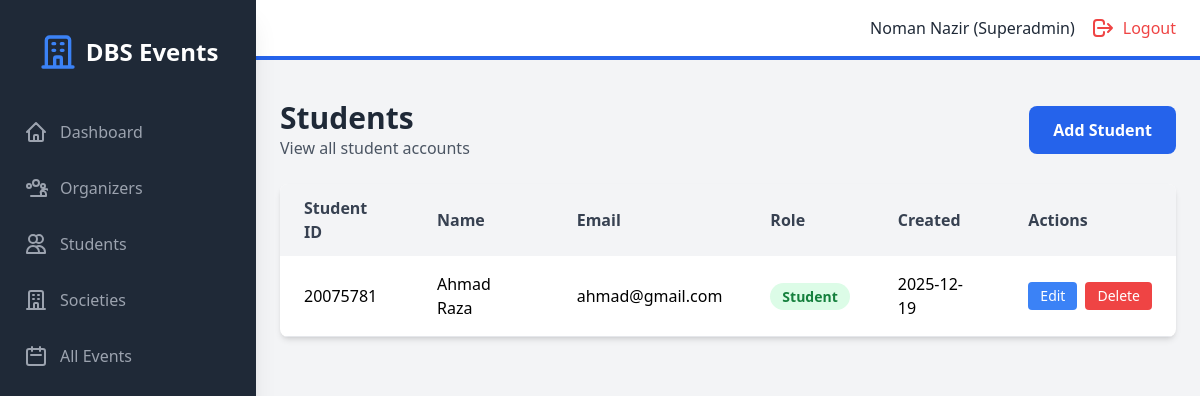
Before: /admin/students (signed in) with the older database file.
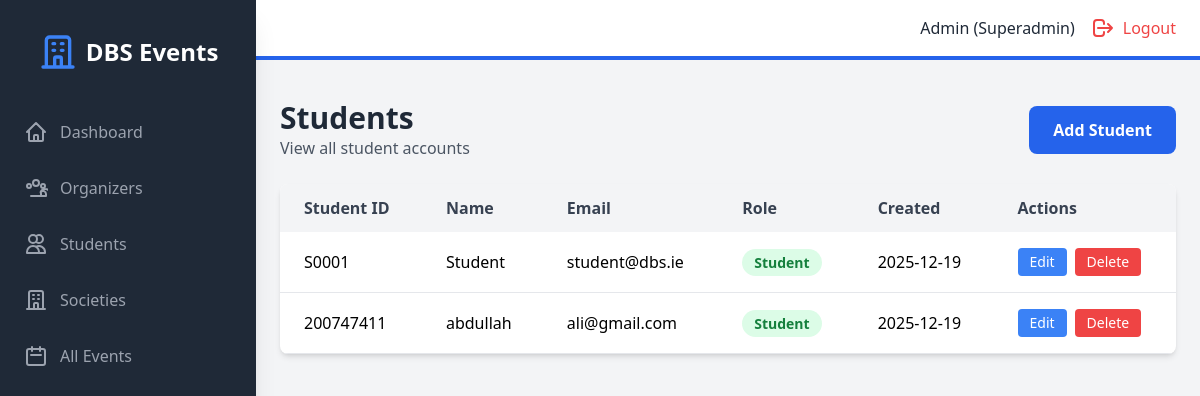
After: the same page with the newer database file.
### models.py (models this page shows, shortened)
class User(UserMixin, db.Model):
    id = db.Column(db.Integer, primary_key=True)
    student_number = db.Column(db.String(50), unique=True, nullable=True)
    email = db.Column(db.String(120), unique=True, nullable=False)
    password_hash = db.Column(db.String(200), nullable=False)
    name = db.Column(db.String(100), nullable=False)
    role = db.Column(db.String(20), nullable=False)  # superadmin, organizer, student
    created_at = db.Column(db.DateTime, default=datetime.utcnow)
    societies = db.relationship('Society', backref='head', lazy=True)
    events_created = db.relationship('Event', backref='creator', lazy=True)
    registrations = db.relationship('Registration', backref='student', lazy=True)

### backend/routes/admin.py (the view)
@admin_bp.route("/admin/students", endpoint="admin_students")
@admin_required
def admin_students():
    students = User.query.filter_by(role="student").all()
    return render_template("admin/students.html", students=students)

### backend/main.py (called while the page is built)
@login_manager.user_loader
def load_user(user_id):
    return User.query.get(int(user_id))

### frontend/templates/admin/students.html (shortened to what this page needs)
{% extends "base.html" %}
{% block auth_content %}
<div class="mb-6 flex justify-between items-center">
    <div>
        <h1 class="text-3xl font-bold text-gray-800">Students</h1>
        <p class="text-gray-600">View all student accounts</p>
    </div>
    <a href="{{ url_for('admin.admin_add_student') }}" class="bg-blue-600 text-white px-6 py-3 rounded-lg font-semibold hover:bg-blue-700 transition">
        Add Student
    </a>
</div>
{% if students %}
<div class="bg-white rounded-lg shadow-md overflow-hidden">
    <table class="w-full">
        <thead class="bg-gray-100">
            <tr>
                <th class="px-6 py-3 text-left text-gray-700 font-semibold">Student ID</th>
                <th class="px-6 py-3 text-left text-gray-700 font-semibold">Name</th>
                <th class="px-6 py-3 text-left text-gray-700 font-semibold">Email</th>
                <th class="px-6 py-3 text-left text-gray-700 font-semibold">Role</th>
                <th class="px-6 py-3 text-left text-gray-700 font-semibold">Created</th>
                <th class="px-6 py-3 text-left text-gray-700 font-semibold">Actions</th>
            </tr>
        </thead>
        <tbody>
            {% for student in students %}
            <tr class="border-b hover:bg-gray-50">
                <td class="px-6 py-4">{{ student.student_number or '-' }}</td>
                <td class="px-6 py-4">{{ student.name }}</td>
                <td class="px-6 py-4">{{ student.email }}</td>
                <td class="px-6 py-4"><span class="px-3 py-1 bg-green-100 text-green-700 rounded-full text-sm font-semibold">{{ student.role | capitalize }}</span></td>
                <td class="px-6 py-4">{{ student.created_at.strftime('%Y-%m-%d') }}</td>
                <td class="px-6 py-4">
                    <div class="flex space-x-2">
                        <a href="{{ url_for('admin.admin_edit_student', student_id=student.id) }}"
                           class="bg-blue-500 text-white px-3 py-1 rounded text-sm hover:bg-blue-600 transition">
                            Edit
                        </a>
                        <form method="POST" action="{{ url_for('admin.admin_delete_student', student_id=student.id) }}"
                              onsubmit="return confirm('Are you sure you want to delete {{ student.name }}?')"
                              class="inline">
                            <button type="submit" class="bg-red-500 text-white px-3 py-1 rounded text-sm hover:bg-red-600 transition">
                                Delete
                            </button>
                        </form>
                    </div>
                </td>
            </tr>
            {% endfor %}
        </tbody>
    </table>
</div>
{% else %}
<div class="text-center py-12 bg-white rounded-lg shadow-md">
    <p class="text-gray-500 text-xl">No students yet</p>
</div>
{% endif %}
{% endblock %}

### frontend/templates/base.html (shortened to what the changed rows need)
<!DOCTYPE html>
<html lang="en">
<head>
    <script src="https://cdn.tailwindcss.com"></script>
    <link rel="stylesheet" href="{{ url_for('static', filename='css/style.css') }}">
</head>
<body class="bg-gray-100">
    {% if current_user.is_authenticated %}
    <div class="flex h-screen bg-gray-100">
        <div id="sidebar" class="sidebar fixed inset-y-0 left-0 z-30 w-64 bg-gray-800 overflow-y-auto transition duration-300 ease-out md:translate-x-0 md:static md:shadow-xl sidebar-closed">
            <div class="flex items-center justify-center mt-8">
                <div class="flex items-center">
                    <svg class="h-10 w-10 text-blue-500" fill="none" stroke="currentColor" viewBox="0 0 24 24">
                        <path stroke-linecap="round" stroke-linejoin="round" stroke-width="2" d="M19 21V5a2 2 0 00-2-2H7a2 2 0 00-2 2v16m14 0h2m-2 0h-5m-9 0H3m2 0h5M9 7h1m-1 4h1m4-4h1m-1 4h1m-5 10v-5a1 1 0 011-1h2a1 1 0 011 1v5m-4 0h4"></path>
                    </svg>
                    <span class="text-white text-2xl font-semibold ml-2">DBS Events</span>
                </div>
            </div>
            <nav class="mt-10">
                {% if current_user.role == 'superadmin' %}
                    <a class="flex items-center mt-4 py-2 px-6 text-gray-400 hover:bg-gray-700 hover:text-white" href="{{ url_for('admin.admin_dashboard') }}">
                        <svg class="h-6 w-6" fill="none" stroke="currentColor" viewBox="0 0 24 24"><path stroke-linecap="round" stroke-linejoin="round" stroke-width="2" d="M3 12l2-2m0 0l7-7 7 7M5 10v10a1 1 0 001 1h3m10-11l2 2m-2-2v10a1 1 0 01-1 1h-3m-6 0a1 1 0 001-1v-4a1 1 0 011-1h2a1 1 0 011 1v4a1 1 0 001 1m-6 0h6"></path></svg>
                        <span class="mx-3">Dashboard</span>
                    </a>
                    <a class="flex items-center mt-4 py-2 px-6 text-gray-400 hover:bg-gray-700 hover:text-white" href="{{ url_for('admin.admin_organizers') }}">
                        <span class="mx-3">Organizers</span>
                    </a>
                    <a class="flex items-center mt-4 py-2 px-6 text-gray-400 hover:bg-gray-700 hover:text-white" href="{{ url_for('admin.admin_students') }}">
                        <svg class="h-6 w-6" fill="none" stroke="currentColor" viewBox="0 0 24 24"><path stroke-linecap="round" stroke-linejoin="round" stroke-width="2" d="M12 4.354a4 4 0 110 5.292M15 21H3v-1a6 6 0 0112 0v1zm0 0h6v-1a6 6 0 00-9-5.197M13 7a4 4 0 11-8 0 4 4 0 018 0z"></path></svg>
                        <span class="mx-3">Students</span>
                    </a>
                    <a class="flex items-center mt-4 py-2 px-6 text-gray-400 hover:bg-gray-700 hover:text-white" href="{{ url_for('admin.admin_societies') }}">
                        <svg class="h-6 w-6" fill="none" stroke="currentColor" viewBox="0 0 24 24"><path stroke-linecap="round" stroke-linejoin="round" stroke-width="2" d="M19 21V5a2 2 0 00-2-2H7a2 2 0 00-2 2v16m14 0h2m-2 0h-5m-9 0H3m2 0h5M9 7h1m-1 4h1m4-4h1m-1 4h1m-5 10v-5a1 1 0 011-1h2a1 1 0 011 1v5m-4 0h4"></path></svg>
                        <span class="mx-3">Societies</span>
                    </a>
                    <a class="flex items-center mt-4 py-2 px-6 text-gray-400 hover:bg-gray-700 hover:text-white" href="{{ url_for('admin.admin_events') }}">
                        <svg class="h-6 w-6" fill="none" stroke="currentColor" viewBox="0 0 24 24"><path stroke-linecap="round" stroke-linejoin="round" stroke-width="2" d="M8 7V3m8 4V3m-9 8h10M5 21h14a2 2 0 002-2V7a2 2 0 00-2-2H5a2 2 0 00-2 2v12a2 2 0 002 2z"></path></svg>
                        <span class="mx-3">All Events</span>
                    </a>
                {% endif %}
            </nav>
        </div>
        <div class="flex-1 flex flex-col overflow-hidden">
            <header class="flex justify-between items-center py-4 px-6 bg-white border-b-4 border-blue-600">
                <div class="flex items-center">
                    <span class="text-gray-800 mr-4">{{ current_user.name }} ({{ current_user.role | capitalize }})</span>
                    <a href="{{ url_for('public.logout') }}" class="flex items-center text-red-500 hover:text-red-700">
                        <svg class="h-6 w-6" fill="none" stroke="currentColor" viewBox="0 0 24 24"><path stroke-linecap="round" stroke-linejoin="round" stroke-width="2" d="M17 16l4-4m0 0l-4-4m4 4H7m6 4v1a3 3 0 01-3 3H6a3 3 0 01-3-3v-10a3 3 0 013-3h4a3 3 0 013 3v1"></path></svg>
                        <span class="ml-2 hidden sm:inline">Logout</span>
                    </a>
                </div>
            </header>
            <div class="px-6 pt-4">
            </div>
            <main class="flex-1 overflow-x-hidden overflow-y-auto bg-gray-100 p-6">
                {% block auth_content %}{% endblock %}
            </main>
        </div>
    </div>
    {% endif %}
</body>
</html>

Changed rows visible on the page:
no longer on this page (row edited): User: student_number "20075781", name "Ahmad Raza", email "ahmad@gmail.com", role "Student", created_at "2025-12-19"
changed User "Superadmin": name "Noman Nazir" → "Admin"
added User: student_number "S0001", name "Student", email "student@dbs.ie", role "Student", created_at "2025-12-19"
added User: student_number "200747411", name "abdullah", email "ali@gmail.com", role "Student", created_at "2025-12-19"
